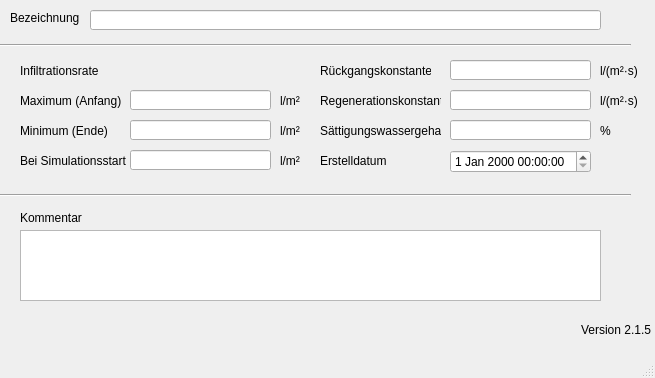
<?xml version="1.0" encoding="UTF-8"?>
<ui version="4.0">
 <class>MainWindow</class>
 <widget class="QMainWindow" name="MainWindow">
  <property name="enabled">
   <bool>true</bool>
  </property>
  <property name="geometry">
   <rect>
    <x>0</x>
    <y>0</y>
    <width>655</width>
    <height>378</height>
   </rect>
  </property>
  <property name="windowTitle">
   <string>MainWindow</string>
  </property>
  <widget class="QWidget" name="centralwidget">
   <widget class="QLabel" name="label_20">
    <property name="geometry">
     <rect>
      <x>320</x>
      <y>60</y>
      <width>111</width>
      <height>21</height>
     </rect>
    </property>
    <property name="text">
     <string>Rückgangskonstante</string>
    </property>
   </widget>
   <widget class="QLabel" name="label">
    <property name="geometry">
     <rect>
      <x>10</x>
      <y>10</y>
      <width>71</width>
      <height>16</height>
     </rect>
    </property>
    <property name="text">
     <string>Bezeichnung</string>
    </property>
   </widget>
   <widget class="Line" name="line">
    <property name="geometry">
     <rect>
      <x>0</x>
      <y>30</y>
      <width>631</width>
      <height>31</height>
     </rect>
    </property>
    <property name="orientation">
     <enum>Qt::Horizontal</enum>
    </property>
   </widget>
   <widget class="QLabel" name="label_14">
    <property name="geometry">
     <rect>
      <x>20</x>
      <y>210</y>
      <width>81</width>
      <height>16</height>
     </rect>
    </property>
    <property name="text">
     <string>Kommentar</string>
    </property>
   </widget>
   <widget class="QLabel" name="label_11">
    <property name="geometry">
     <rect>
      <x>280</x>
      <y>120</y>
      <width>21</width>
      <height>21</height>
     </rect>
    </property>
    <property name="text">
     <string>l/m²</string>
    </property>
   </widget>
   <widget class="QLabel" name="label_5">
    <property name="geometry">
     <rect>
      <x>20</x>
      <y>120</y>
      <width>111</width>
      <height>21</height>
     </rect>
    </property>
    <property name="text">
     <string>Minimum (Ende)</string>
    </property>
   </widget>
   <widget class="QLabel" name="label_8">
    <property name="geometry">
     <rect>
      <x>280</x>
      <y>150</y>
      <width>21</width>
      <height>21</height>
     </rect>
    </property>
    <property name="text">
     <string>l/m²</string>
    </property>
   </widget>
   <widget class="QLabel" name="label_70">
    <property name="geometry">
     <rect>
      <x>320</x>
      <y>150</y>
      <width>71</width>
      <height>21</height>
     </rect>
    </property>
    <property name="text">
     <string>Erstelldatum</string>
    </property>
   </widget>
   <widget class="Line" name="line_2">
    <property name="geometry">
     <rect>
      <x>0</x>
      <y>180</y>
      <width>631</width>
      <height>31</height>
     </rect>
    </property>
    <property name="orientation">
     <enum>Qt::Horizontal</enum>
    </property>
   </widget>
   <widget class="QLabel" name="label_6">
    <property name="geometry">
     <rect>
      <x>20</x>
      <y>150</y>
      <width>121</width>
      <height>21</height>
     </rect>
    </property>
    <property name="text">
     <string>Bei Simulationsstart</string>
    </property>
   </widget>
   <widget class="QLabel" name="label_10">
    <property name="geometry">
     <rect>
      <x>280</x>
      <y>90</y>
      <width>21</width>
      <height>21</height>
     </rect>
    </property>
    <property name="text">
     <string>l/m²</string>
    </property>
   </widget>
   <widget class="QLabel" name="label_3">
    <property name="geometry">
     <rect>
      <x>20</x>
      <y>60</y>
      <width>121</width>
      <height>21</height>
     </rect>
    </property>
    <property name="text">
     <string>Infiltrationsrate</string>
    </property>
   </widget>
   <widget class="QLabel" name="label_21">
    <property name="geometry">
     <rect>
      <x>320</x>
      <y>90</y>
      <width>121</width>
      <height>21</height>
     </rect>
    </property>
    <property name="text">
     <string>Regenerationskonstante</string>
    </property>
   </widget>
   <widget class="QLabel" name="label_12">
    <property name="geometry">
     <rect>
      <x>600</x>
      <y>90</y>
      <width>41</width>
      <height>21</height>
     </rect>
    </property>
    <property name="text">
     <string>l/(m²·s)</string>
    </property>
   </widget>
   <widget class="QLabel" name="label_9">
    <property name="geometry">
     <rect>
      <x>600</x>
      <y>60</y>
      <width>41</width>
      <height>21</height>
     </rect>
    </property>
    <property name="text">
     <string>l/(m²·s)</string>
    </property>
   </widget>
   <widget class="QLabel" name="label_13">
    <property name="geometry">
     <rect>
      <x>600</x>
      <y>120</y>
      <width>41</width>
      <height>21</height>
     </rect>
    </property>
    <property name="text">
     <string>%</string>
    </property>
   </widget>
   <widget class="QLabel" name="label_22">
    <property name="geometry">
     <rect>
      <x>320</x>
      <y>120</y>
      <width>121</width>
      <height>21</height>
     </rect>
    </property>
    <property name="text">
     <string>Sättigungswassergehalt</string>
    </property>
   </widget>
   <widget class="QLineEdit" name="bknam">
    <property name="geometry">
     <rect>
      <x>90</x>
      <y>10</y>
      <width>511</width>
      <height>20</height>
     </rect>
    </property>
   </widget>
   <widget class="QLineEdit" name="infiltrationsrateanfang">
    <property name="geometry">
     <rect>
      <x>130</x>
      <y>90</y>
      <width>141</width>
      <height>20</height>
     </rect>
    </property>
   </widget>
   <widget class="QLineEdit" name="infiltrationsrateende">
    <property name="geometry">
     <rect>
      <x>130</x>
      <y>120</y>
      <width>141</width>
      <height>20</height>
     </rect>
    </property>
   </widget>
   <widget class="QLineEdit" name="infiltrationsratestart">
    <property name="geometry">
     <rect>
      <x>130</x>
      <y>150</y>
      <width>141</width>
      <height>20</height>
     </rect>
    </property>
   </widget>
   <widget class="QLineEdit" name="rueckgangskonstante">
    <property name="geometry">
     <rect>
      <x>450</x>
      <y>60</y>
      <width>141</width>
      <height>20</height>
     </rect>
    </property>
   </widget>
   <widget class="QLineEdit" name="regenerationskonstante">
    <property name="geometry">
     <rect>
      <x>450</x>
      <y>90</y>
      <width>141</width>
      <height>20</height>
     </rect>
    </property>
   </widget>
   <widget class="QLineEdit" name="saettigungswassergehalt">
    <property name="geometry">
     <rect>
      <x>450</x>
      <y>120</y>
      <width>141</width>
      <height>20</height>
     </rect>
    </property>
   </widget>
   <widget class="QTextEdit" name="kommentar">
    <property name="geometry">
     <rect>
      <x>20</x>
      <y>230</y>
      <width>581</width>
      <height>71</height>
     </rect>
    </property>
   </widget>
   <widget class="QLabel" name="label_4">
    <property name="geometry">
     <rect>
      <x>20</x>
      <y>90</y>
      <width>121</width>
      <height>21</height>
     </rect>
    </property>
    <property name="text">
     <string>Maximum (Anfang)</string>
    </property>
   </widget>
   <widget class="QgsDateTimeEdit" name="createdat">
    <property name="geometry">
     <rect>
      <x>450</x>
      <y>150</y>
      <width>141</width>
      <height>23</height>
     </rect>
    </property>
   </widget>
   <widget class="QLabel" name="lb_version">
    <property name="geometry">
     <rect>
      <x>580</x>
      <y>320</y>
      <width>71</width>
      <height>20</height>
     </rect>
    </property>
    <property name="toolTip">
     <string>Version QKan Import</string>
    </property>
    <property name="text">
     <string>Version 2.1.5</string>
    </property>
    <property name="alignment">
     <set>Qt::AlignRight|Qt::AlignTrailing|Qt::AlignVCenter</set>
    </property>
   </widget>
  </widget>
  <widget class="QMenuBar" name="menubar">
   <property name="geometry">
    <rect>
     <x>0</x>
     <y>0</y>
     <width>655</width>
     <height>21</height>
    </rect>
   </property>
  </widget>
  <widget class="QStatusBar" name="statusbar"/>
 </widget>
 <customwidgets>
  <customwidget>
   <class>QgsDateTimeEdit</class>
   <extends>QDateTimeEdit</extends>
   <header>qgsdatetimeedit.h</header>
  </customwidget>
 </customwidgets>
 <tabstops>
  <tabstop>bknam</tabstop>
  <tabstop>infiltrationsrateanfang</tabstop>
  <tabstop>infiltrationsrateende</tabstop>
  <tabstop>infiltrationsratestart</tabstop>
  <tabstop>rueckgangskonstante</tabstop>
  <tabstop>regenerationskonstante</tabstop>
  <tabstop>saettigungswassergehalt</tabstop>
  <tabstop>createdat</tabstop>
  <tabstop>kommentar</tabstop>
 </tabstops>
 <resources/>
 <connections/>
</ui>
